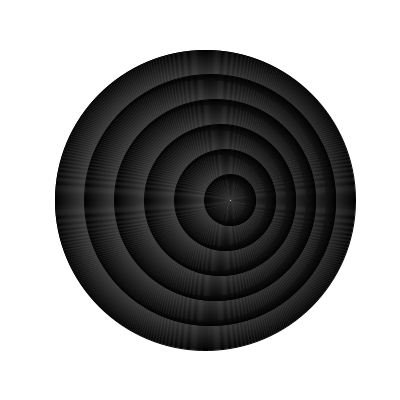
Frame 1 (no input)
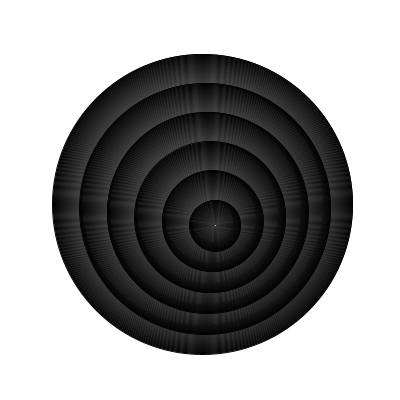
Frame 60 (the mouse pressed at the canvas centre just before this capture)
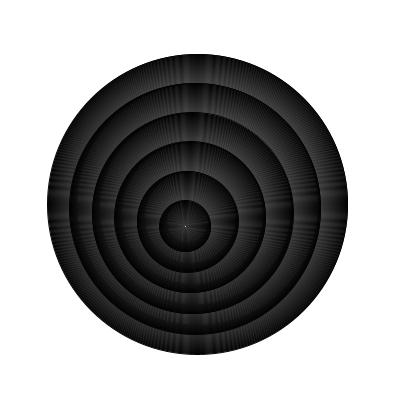
Frame 120 (the mouse held since frame 60 and released just before this capture)

The Processing sketch that drew these frames (run headless with seeded random() and noise(); from frame 60 on, the mouse is pressed at the canvas centre):

// Processing sketch: sketch_200302a
// ── sketch_200302a.pde
// inspired by https://twitter.com/concinnus/status/1234478586523865090

int x, y;
int angle = 0;

void setup() {
  size (400, 400);
  noFill();
  x = width/2;
  y = height/2;
  //frameRate(2);
}

void draw() {
  background(255);
  int col = 0;
  int radius = 5;
  for (int i = 0; i < 299; i++) {
    col ++;
    if (col == 60) {
      col = 0;
      radius += 5;
      i -= 10;
    }
    stroke(col);
    ellipse(x + radius * cos(radians(angle)), y + radius * sin(radians(angle)),300-i,300-i);
  }
  angle ++;
}
